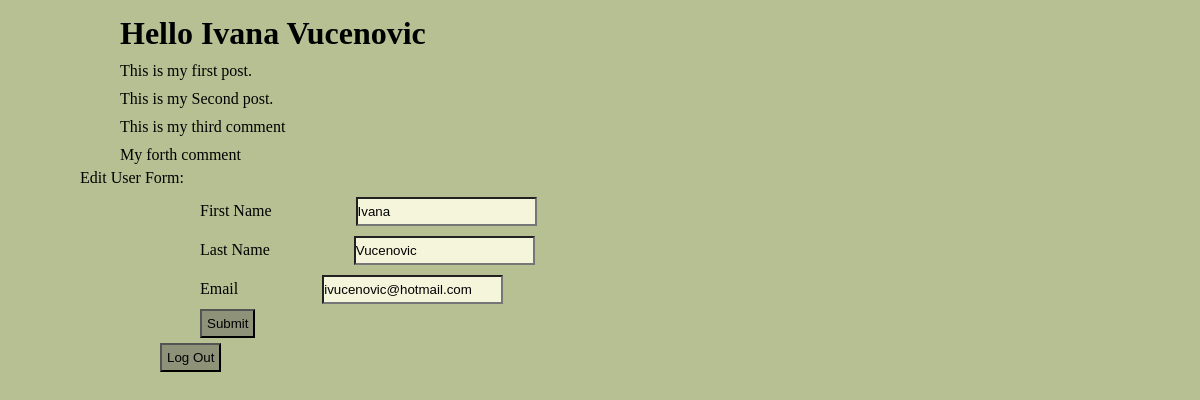
The page /detales (signed in) on the database its author committed.
### the_wall_app/models.py (models this page shows)
class User(models.Model):
    first_name=models.CharField(max_length=45)
    last_name=models.CharField(max_length=45)
    email=models.EmailField(max_length=70,blank=True, unique=True)
    password=models.CharField(max_length=12)
    created_at=models.DateTimeField(auto_now_add=True)
    updated_at=models.DateTimeField(auto_now=True)
    objects=UserManager()

class Wall_Message(models.Model):
    message = models.CharField(max_length=255)
    poster = models.ForeignKey(User, related_name='user_messages', on_delete=models.CASCADE)
    user_likes = models.ManyToManyField(User, related_name='liked_posts')

class Comment(models.Model):
    comment = models.CharField(max_length=255)
    poster = models.ForeignKey(User, related_name='user_comments', on_delete=models.CASCADE)
    wall_message = models.ForeignKey(Wall_Message, related_name="post_comments", on_delete=models.CASCADE)

### the_wall_app/views.py (the view)
# urls.py: path('detales', views.detales),
def detales(request):
    if 'user_id' not in request.session:
        return redirect('/')
    this_user = User.objects.filter(id=request.session['user_id'])
    context = {
        'user': this_user[0]
    }
    return render(request, 'detales.html', context)

### the_wall_app/templates/detales.html (shortened to what this page needs)
<!DOCTYPE html>
<html lang="en">
<head>
    {% load static %}
    <link rel="stylesheet" href="{% static 'CSS/index.css'%}">
</head>
<body>
    <h1>Hello {{user.first_name}} {{user.last_name}}</h1>
    {% for post in user.user_messages.all %}
    <p>{{post.message}}</p>
    {% endfor %}
    {% for comment in user.user_comments.all %}
    <p>{{comment.comment}}</p>
    {% endfor %}
    Edit User Form:
    <form action="/edit/{{user.id}}" method=POST>
        <div class="register">
            <label for="first_name">First Name</label>
            <input type="text" name="first_name" value={{user.first_name}} >
        </div>
        <div class="register">
            <label for="last_name">Last Name</label>
            <input type="text" name="last_name" value={{user.last_name}} >
        </div>
        <div class="register">
            <label for="email">Email</label>
            <input type="email" name="email" value={{user.email}} >
        </div>
    <a href="/success"><button>Submit</button></a>
    </form>
    <a href="/logout"><button>Log Out</button></a>
</body>
</html>

### the_wall_app/static/CSS/index.css (style rules this page uses)
* { margin: 0 40px; padding: 5px 0; background-color: rgb(182, 192, 147); }
input { background-color: beige; }
button { background-color: rgb(141, 146, 121); padding: 5px; }

### rows shown on the page
User: first_name "Ivana", last_name "Vucenovic", email "ivucenovic@hotmail.com"
Wall_Message: message "This is my first post."
Wall_Message: message "This is my Second post."
Comment: comment "This is my third comment"
Comment: comment "My forth comment"
